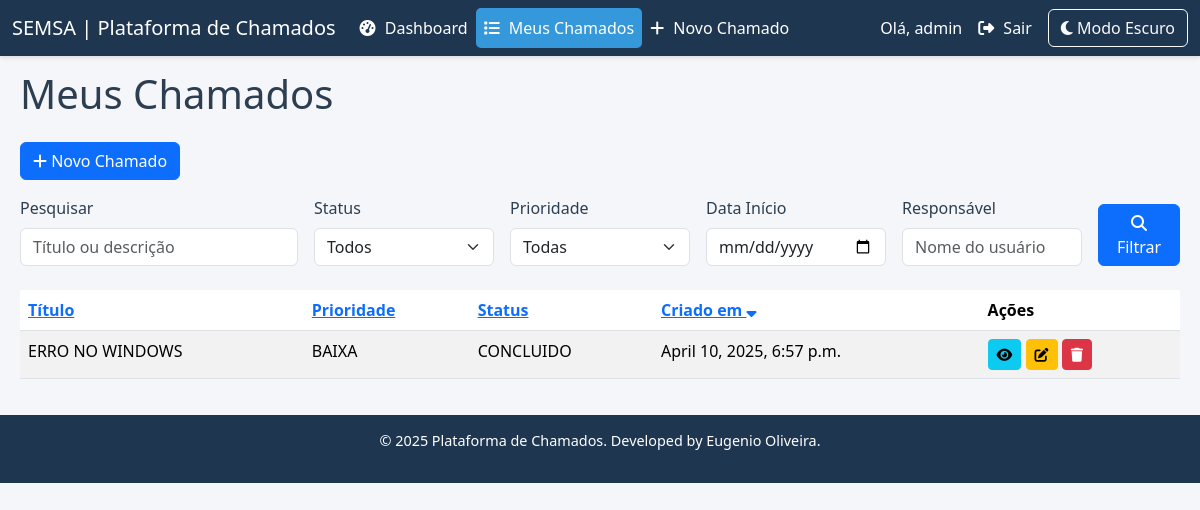
Screenshot of /listar/ (signed in) with the database file from the repository.
### tickets/models.py (models this page shows, shortened)
class Chamado(models.Model):
    PRIORIDADES = (
        ('BAIXA', 'Baixa'),
        ('MEDIA', 'Média'),
        ('ALTA', 'Alta'),
    )
    STATUS = (
        ('ABERTO', 'Aberto'),
        ('ANDAMENTO', 'Em Andamento'),
        ('CONCLUIDO', 'Concluído'),
    )
    titulo = models.CharField(max_length=100)
    descricao = models.TextField()
    prioridade = models.CharField(max_length=10, choices=PRIORIDADES, default='MEDIA')
    status = models.CharField(max_length=10, choices=STATUS, default='ABERTO')
    criado_em = models.DateTimeField(auto_now_add=True)
    usuario = models.ForeignKey(User, on_delete=models.CASCADE, related_name='chamados')
    responsavel = models.ForeignKey(User, on_delete=models.SET_NULL, null=True, blank=True, related_name='responsavel_chamados')

### tickets/views.py (the view)
# urls.py: path('listar/', views.listar_chamados, name='listar_chamados'),
@login_required
def listar_chamados(request):
    chamados = Chamado.objects.filter(
        Q(usuario=request.user) | Q(responsavel=request.user)
    ).distinct()
    status = request.GET.get('status', '')
    prioridade = request.GET.get('prioridade', '')
    data_inicio = request.GET.get('data_inicio', '')
    responsavel = request.GET.get('responsavel', '')
    busca = request.GET.get('busca', '')
    if status:
        chamados = chamados.filter(status=status)
    if prioridade:
        chamados = chamados.filter(prioridade=prioridade)
    if data_inicio:
        chamados = chamados.filter(criado_em__gte=data_inicio)
    if responsavel:
        chamados = chamados.filter(responsavel__username__icontains=responsavel)
    if busca:
        chamados = chamados.filter(
            Q(titulo__icontains=busca) | Q(descricao__icontains=busca)
        )
    ordenar_por = request.GET.get('ordenar_por', 'criado_em')
    ordenar_direcao = request.GET.get('direcao', 'desc')
    if ordenar_por in ['titulo', 'prioridade', 'status', 'criado_em']:
        if ordenar_direcao == 'desc':
            chamados = chamados.order_by(f'-{ordenar_por}')
        else:
            chamados = chamados.order_by(ordenar_por)
    paginator = Paginator(chamados, 15)  # Ajustado para 15 por página
    page_number = request.GET.get('page')
    try:
        chamados_paginados = paginator.page(page_number)
    except PageNotAnInteger:
        chamados_paginados = paginator.page(1)
    except EmptyPage:
        chamados_paginados = paginator.page(paginator.num_pages)
    status_choices = Chamado.STATUS
    prioridade_choices = Chamado.PRIORIDADES
    return render(request, 'tickets/listar_chamados.html', {
        'chamados': chamados_paginados,
        'status_choices': status_choices,
        'prioridade_choices': prioridade_choices,
        'status': status,
        'prioridade': prioridade,
        'data_inicio': data_inicio,
        'responsavel': responsavel,
        'busca': busca,
        'ordenar_por': ordenar_por,
        'ordenar_direcao': ordenar_direcao,
    })

### tickets/templates/tickets/listar_chamados.html (shortened to what this page needs)
{% extends 'base.html' %}
{% block content %}
<h1 class="mb-4">Meus Chamados</h1>
<a href="{% url 'criar_chamado' %}" class="btn btn-primary mb-3"><i class="fas fa-plus"></i> Novo Chamado</a>
<form method="get" class="mb-4">
    <div class="row g-3">
        <div class="col-md-3">
            <label for="busca" class="form-label">Pesquisar</label>
            <input type="text" name="busca" id="busca" class="form-control" value="{{ busca }}" placeholder="Título ou descrição">
        </div>
        <div class="col-md-2">
            <label for="status" class="form-label">Status</label>
            <select name="status" id="status" class="form-select">
                <option value="">Todos</option>
            </select>
        </div>
        <div class="col-md-2">
            <label for="prioridade" class="form-label">Prioridade</label>
            <select name="prioridade" id="prioridade" class="form-select">
                <option value="">Todas</option>
            </select>
        </div>
        <div class="col-md-2">
            <label for="data_inicio" class="form-label">Data Início</label>
            <input type="date" name="data_inicio" id="data_inicio" class="form-control" value="{{ data_inicio }}">
        </div>
        <div class="col-md-2">
            <label for="responsavel" class="form-label">Responsável</label>
            <input type="text" name="responsavel" id="responsavel" class="form-control" value="{{ responsavel }}" placeholder="Nome do usuário">
        </div>
        <div class="col-md-1 d-flex align-items-end">
            <button type="submit" class="btn btn-primary w-100"><i class="fas fa-search"></i> Filtrar</button>
        </div>
    </div>
</form>
<table class="table table-striped table-hover">
    <thead>
        <tr>
            <th>
                <a href="{% url 'listar_chamados' %}?ordenar_por=titulo&direcao={% if ordenar_por == 'titulo' and ordenar_direcao == 'asc' %}desc{% else %}asc{% endif %}&busca={{ busca }}&status={{ status }}&prioridade={{ prioridade }}&data_inicio={{ data_inicio }}&responsavel={{ responsavel }}">
                    Título {% if ordenar_por == 'titulo' %}<i class="fas fa-sort-{% if ordenar_direcao == 'asc' %}up{% else %}down{% endif %}"></i>{% endif %}
                </a>
            </th>
            <th>
                <a href="{% url 'listar_chamados' %}?ordenar_por=prioridade&direcao={% if ordenar_por == 'prioridade' and ordenar_direcao == 'asc' %}desc{% else %}asc{% endif %}&busca={{ busca }}&status={{ status }}&prioridade={{ prioridade }}&data_inicio={{ data_inicio }}&responsavel={{ responsavel }}">
                    Prioridade {% if ordenar_por == 'prioridade' %}<i class="fas fa-sort-{% if ordenar_direcao == 'asc' %}up{% else %}down{% endif %}"></i>{% endif %}
                </a>
            </th>
            <th>
                <a href="{% url 'listar_chamados' %}?ordenar_por=status&direcao={% if ordenar_por == 'status' and ordenar_direcao == 'asc' %}desc{% else %}asc{% endif %}&busca={{ busca }}&status={{ status }}&prioridade={{ prioridade }}&data_inicio={{ data_inicio }}&responsavel={{ responsavel }}">
                    Status {% if ordenar_por == 'status' %}<i class="fas fa-sort-{% if ordenar_direcao == 'asc' %}up{% else %}down{% endif %}"></i>{% endif %}
                </a>
            </th>
            <th>
                <a href="{% url 'listar_chamados' %}?ordenar_por=criado_em&direcao={% if ordenar_por == 'criado_em' and ordenar_direcao == 'asc' %}desc{% else %}asc{% endif %}&busca={{ busca }}&status={{ status }}&prioridade={{ prioridade }}&data_inicio={{ data_inicio }}&responsavel={{ responsavel }}">
                    Criado em {% if ordenar_por == 'criado_em' %}<i class="fas fa-sort-{% if ordenar_direcao == 'asc' %}up{% else %}down{% endif %}"></i>{% endif %}
                </a>
            </th>
            <th>Ações</th>
        </tr>
    </thead>
    <tbody>
        {% for chamado in chamados %}
        <tr>
            <td>{{ chamado.titulo }}</td>
            <td>{{ chamado.prioridade }}</td>
            <td>{{ chamado.status }}</td>
            <td>{{ chamado.criado_em }}</td>
            <td>
                <a href="{% url 'detalhes_chamado' chamado.id %}" class="btn btn-sm btn-info"><i class="fas fa-eye"></i></a>
                <a href="{% url 'editar_chamado' chamado.id %}" class="btn btn-sm btn-warning"><i class="fas fa-edit"></i></a>
                <a href="{% url 'deletar_chamado' chamado.id %}" class="btn btn-sm btn-danger"><i class="fas fa-trash"></i></a>
            </td>
        </tr>
        {% empty %}
        <tr>
            <td colspan="5" class="text-center">Nenhum chamado encontrado.</td>
        </tr>
        {% endfor %}
    </tbody>
</table>
{% endblock %}

### tickets/templates/base.html (shortened to what this page needs)
<!DOCTYPE html>
<html lang="pt-br" data-theme="light">
<head>
    <link href="https://cdn.jsdelivr.net/npm/bootstrap@5.3.3/dist/css/bootstrap.min.css" rel="stylesheet">
    <link rel="stylesheet" href="https://cdnjs.cloudflare.com/ajax/libs/font-awesome/6.5.1/css/all.min.css">
</head>
<body>
    <nav class="navbar navbar-expand-lg navbar-dark">
        <div class="container-fluid">
            <a class="navbar-brand" href="{% url 'dashboard' %}">SEMSA | Plataforma de Chamados</a>
            <div class="collapse navbar-collapse" id="navbarNav">
                <ul class="navbar-nav me-auto mb-2 mb-lg-0">
                    <li class="nav-item">
                        <a class="nav-link {% if request.path == '/dashboard/' %}active{% endif %}" href="{% url 'dashboard' %}">
                            <i class="fas fa-tachometer-alt"></i> <span>Dashboard</span>
                        </a>
                    </li>
                    <li class="nav-item">
                        <a class="nav-link {% if request.path == '/listar/' %}active{% endif %}" href="{% url 'listar_chamados' %}">
                            <i class="fas fa-list"></i> <span>Meus Chamados</span>
                        </a>
                    </li>
                    <li class="nav-item">
                        <a class="nav-link {% if request.path == '/novo/' %}active{% endif %}" href="{% url 'criar_chamado' %}">
                            <i class="fas fa-plus"></i> <span>Novo Chamado</span>
                        </a>
                    </li>
                </ul>
                <ul class="navbar-nav ms-auto align-items-center">
                    {% if user.is_authenticated %}
                    <li class="nav-item">
                        <span class="nav-link">Olá, {{ user.username }}</span>
                    </li>
                    <li class="nav-item">
                        <a class="nav-link" href="{% url 'logout' %}"><i class="fas fa-sign-out-alt"></i> <span>Sair</span></a>
                    </li>
                    {% else %}
                    <li class="nav-item">
                        <a class="nav-link" href="{% url 'login' %}"><i class="fas fa-sign-in-alt"></i> <span>Entrar</span></a>
                    </li>
                    {% endif %}
                    <li class="nav-item">
                        <button id="theme-toggle" class="btn btn-outline-light ms-2">
                            <i class="fas fa-moon"></i> <span class="d-none d-md-inline">Modo Escuro</span>
                        </button>
                    </li>
                </ul>
            </div>
        </div>
    </nav>
    <div class="main-content" id="main-content">
        {% block content %}{% endblock %}
    </div>
    <footer>
        <p>© 2025 Plataforma de Chamados. Developed by Eugenio Oliveira.</p>
    </footer>
</body>
</html>

### tickets/templates/base.html (style rules this page uses)
:root, [data-theme="light"] { --text-color: #2c3e50; --bg-primary: #1e3650; --bg-hover: #3498db; --text-hover: #ffffff; --content-bg: #f4f6f9; }
body { display: flex; flex-direction: column; min-height: 100vh; background-color: var(--content-bg); font-family: 'Segoe UI', Tahoma, Geneva, Verdana, sans-serif; color: var(--text-color); margin: 0; transition: background-color 0.3s, color 0.3s; }
.navbar { background-color: var(--bg-primary); position: fixed; top: 0; left: 0; width: 100%; z-index: 1030; box-shadow: 0 2px 4px rgba(0, 0, 0, 0.1); }
.navbar-brand, .navbar .nav-link { color: var(--text-hover) !important; }
.navbar .nav-link.active { background-color: var(--bg-hover); border-radius: 5px; }
.navbar .nav-link i { margin-right: 5px; }
.main-content { padding: 70px 20px 20px; width: 100%; }
footer { background-color: var(--bg-primary); color: var(--text-hover); padding: 15px 0; text-align: center; font-size: 0.9rem; }

### rows the page displays
Chamado: titulo "ERRO NO WINDOWS", prioridade "BAIXA", status "CONCLUIDO", criado_em "April 10, 2025, 6:57 p.m."

### other values shown
{{ user.username }} "admin"
